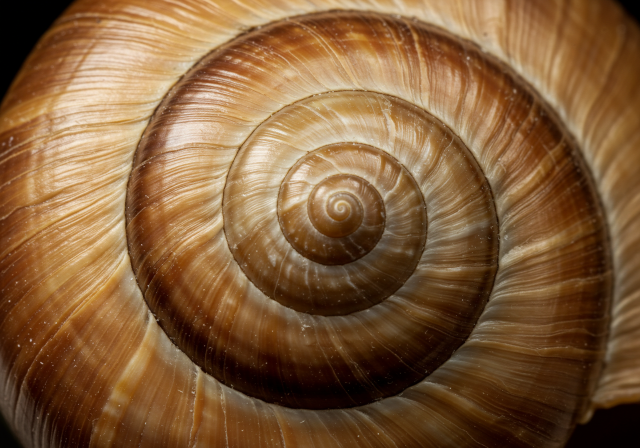
#> input picture escargot.jpg, 1280 x 896 px (shown at 1/2 size)
$ python -i bit_depth_expansion.py   (imports and definitions only)
#> lines starting #> are read from the running program, lines starting #| are printed output that depends on the picture

import numpy as np
from scipy import signal
import cv2

# [31 lines left out: function expand_14bit_to_16bit, not called in this run]

def edge_aware_expansion(image_14bit):
    """
    エッジを考慮した14ビットから16ビットへの拡張

    Args:
        image_14bit (numpy.ndarray): 14ビットの入力画像

    Returns:
        numpy.ndarray: 16ビットに拡張された画像
    """
    # 入力が2次元配列でない場合は2次元に変換
    if len(image_14bit.shape) > 2:
        raise ValueError("入力画像は2次元のグレースケール画像である必要があります")

    # 基本的な16ビットへのシフト
    image_16bit = image_14bit.astype(np.uint16) << 2
    image_14bit = image_14bit.astype(np.float32) * 4

    # エッジ検出用のSobelフィルタ
    sobel_x = np.array([[-1, 0, 1],
                       [-2, 0, 2],
                       [-1, 0, 1]], dtype=np.float32)
    sobel_y = np.array([[-1, -2, -1],
                       [0, 0, 0],
                       [1, 2, 1]], dtype=np.float32)

    # エッジの強度と方向を計算
    grad_x = signal.convolve2d(image_14bit, sobel_x, mode='same', boundary='symm')
    grad_y = signal.convolve2d(image_14bit, sobel_y, mode='same', boundary='symm')
    edge_strength = np.sqrt(grad_x**2 + grad_y**2)

    # エッジの方向に基づいて補間
    edge_direction = np.arctan2(grad_y, grad_x)

    # エッジの強度に応じて補間の重みを調整
    weight = 1.0 / (1.0 + edge_strength)

    # バイリニア補間用のカーネル
    kernel = np.array([[1, 2, 1],
                      [2, 4, 2],
                      [1, 2, 1]], dtype=np.float32) / 16.0

    # 下位2ビットの補完
    lower_bits = signal.convolve2d(image_14bit, kernel, mode='same', boundary='symm')
    lower_bits = (lower_bits * weight).astype(np.uint16) & 3

    # 16ビット画像に下位2ビットを追加
    result = image_16bit | lower_bits

    return result

# [38 lines left out: functions process_rgb_image, linear_interpolation_8to16bit, not called in this run]

>>> import cv2
>>> picture = cv2.imread('escargot.jpg', cv2.IMREAD_GRAYSCALE)
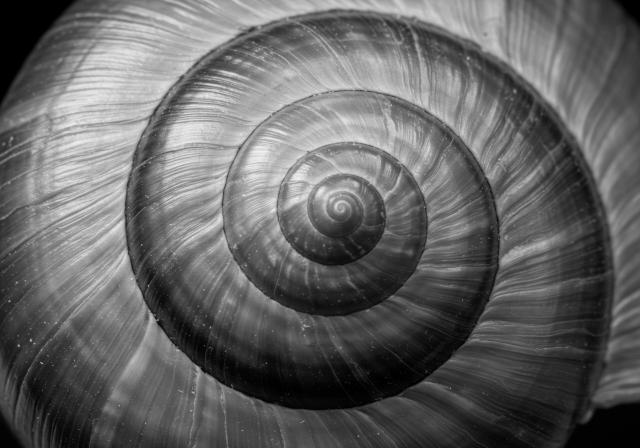
#> picture: shape (896, 1280) (shown at 1/2 size); min 0, max 244, mean 99.8
>>> result = edge_aware_expansion(picture)
#> in edge_aware_expansion, `grad_x = signal.convolve2d(image_14bit, sobel_x, mode='same', boundary..`:
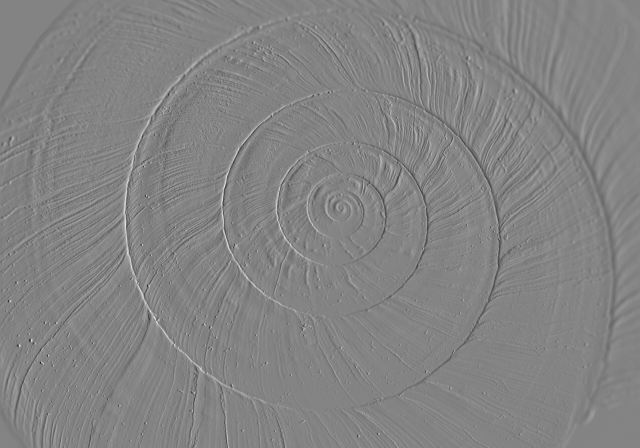
#> grad_x: shape (896, 1280) float32 (shown at 1/2 size); min -1816, max 1700, mean -0.7; drawn with min black and max white
#> in edge_aware_expansion, `grad_y = signal.convolve2d(image_14bit, sobel_y, mode='same', boundary..`:
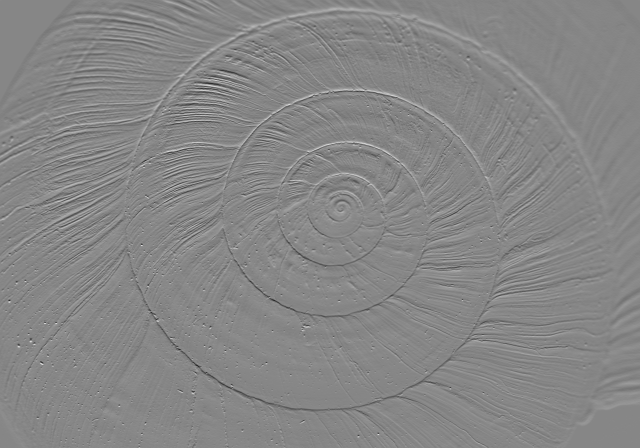
#> grad_y: shape (896, 1280) float32 (shown at 1/2 size); min -1992, max 1788, mean 2.7; drawn with min black and max white
#> in edge_aware_expansion, `edge_strength = np.sqrt(grad_x**2 + grad_y**2)`:
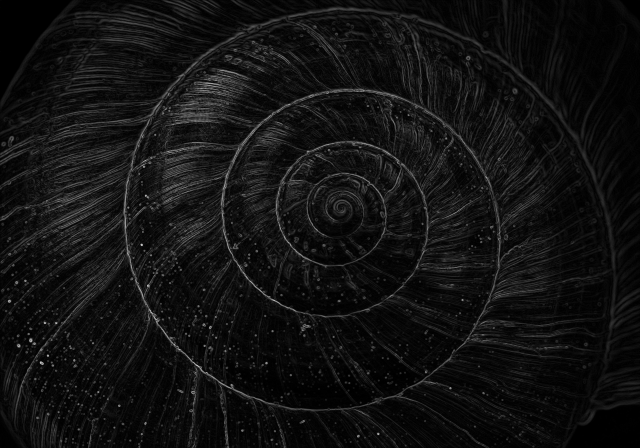
#> edge_strength: shape (896, 1280) float32 (shown at 1/2 size); min 0, max 2087.4, mean 147.2; drawn with min black and max white
#> in edge_aware_expansion, `edge_direction = np.arctan2(grad_y, grad_x)`:
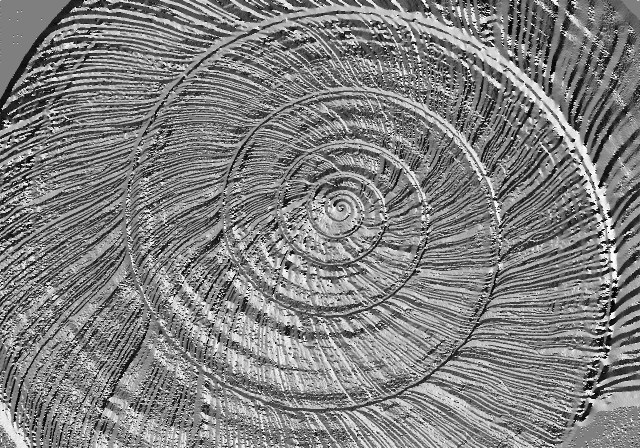
#> edge_direction: shape (896, 1280) float32 (shown at 1/2 size); min -3.14, max 3.14, mean 0.0387; drawn with min black and max white
#> in edge_aware_expansion, `weight = 1.0 / (1.0 + edge_strength)`:
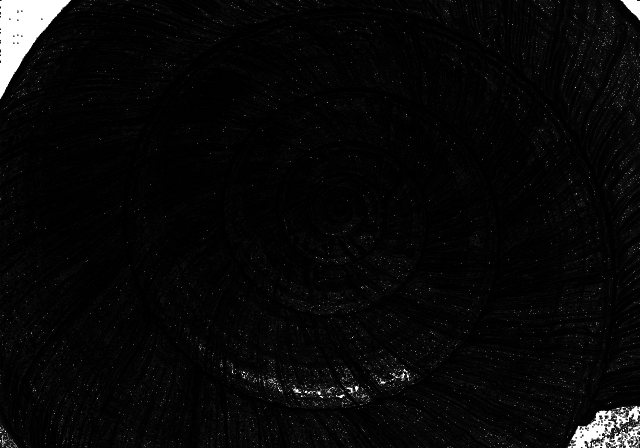
#> weight: shape (896, 1280) float32 (shown at 1/2 size); min 0.000479, max 1, mean 0.0353
#> in edge_aware_expansion, `lower_bits = (lower_bits * weight).astype(np.uint16) & 3`:
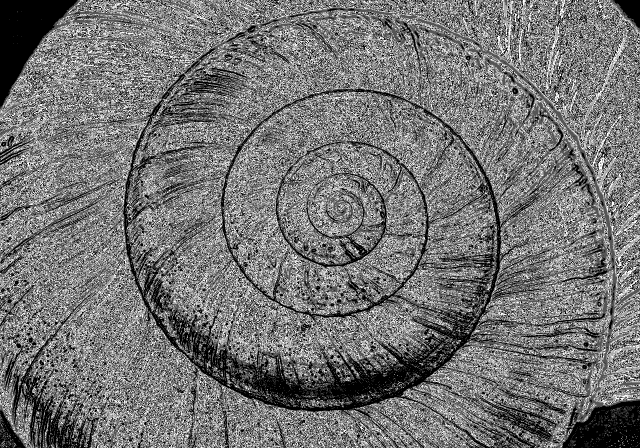
#> lower_bits: shape (896, 1280) uint16 (shown at 1/2 size); min 0, max 3, mean 1.36; drawn with min black and max white
